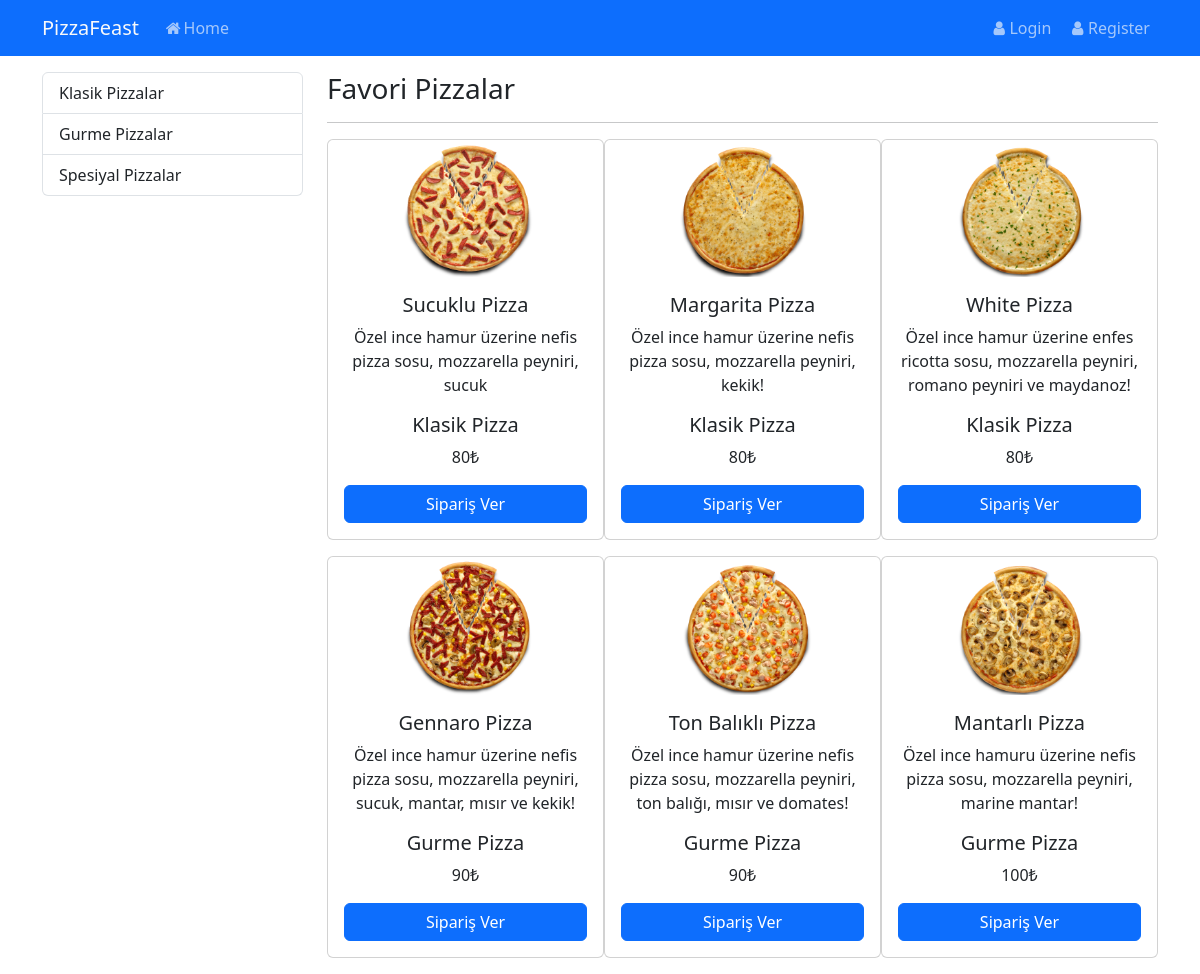
The app's page /pizza/ with its own data.
### pizza/models.py (models this page shows, shortened)
class Category(models.Model):
    name = models.CharField(max_length=100, unique=True)
    slug = models.SlugField(unique=True, db_index=True, editable=False)
    def __str__(self) -> str:
        return self.name

class Pizza(models.Model):
    name = models.CharField(max_length= 200, unique=True)
    description = models.TextField()
    price = models.PositiveIntegerField()
    category = models.ForeignKey(Category, on_delete=models.CASCADE, related_name='categories')
    favorite = models.BooleanField(default=False)
    image = models.ImageField(upload_to='Pizza')

### pizza/views.py (the view)
# urls.py: path("", views.Home, name='home'),
def Home(request):
    data = {
        'categories': Category.objects.all(),
        'pizza': Pizza.objects.filter(favorite=True)
    }
    return render(request, "pizza/index.html", data)

### pizza/templates/pizza/index.html (shortened to what this page needs)
{% extends 'base.html' %}
{% load static %}
{% block content2 %}
<div class="col-9">
    <h3>Favori Pizzalar</h3>
    <hr>
    <div class="row g-0">
        {% for p in pizza %}
                <div class="col-md-4">
                    {% include 'partials/_card.html' %}
                </div>
        {% endfor %}
    </div>
</div>
{% endblock %}

### templates/base.html (shortened to what this page needs)
{% load static %}
<!DOCTYPE html>
<html lang="en">
<head>
    <link href="{% static 'css/bootstrap.min.css' %}"
    rel="stylesheet"
>
    <link rel="stylesheet" href="https://cdnjs.cloudflare.com/ajax/libs/font-awesome/4.7.0/css/font-awesome.min.css">
</head>
<body>
    {% include 'partials/_navbar.html' %}
    <div class="container mt-3" >
        <div class="row">
           <div class="col-3">
            <div class="list-group">
                {% for category in categories %}
                    {% if category.name == selected_category %}
                        <a href=" /pizza/{{ category }} " class="list-group-item list-group-item-action active">
                            {{ category.name|title }} Pizzalar
                        </a>
                    {% else %}
                        <a href=" /pizza/{{ category }} " class="list-group-item list-group-item-action">
                            {{ category.name|title }} Pizzalar
                        </a>
                    {% endif %}
                {% endfor %}
              </div>
           </div>
           {% block content2 %} {% endblock %}
        </div>
    </div>
</body>
</html>

### pizza/templates/partials/_navbar.html (shortened to what this page needs)
<nav class="navbar navbar-expand-lg bg-primary" data-bs-theme="dark">
    <div class="container">
      <a class="navbar-brand" href="{% url 'home' %}">PizzaFeast</a>
      <div class="collapse navbar-collapse" id="navbarColor02">
        <ul class="navbar-nav me-auto mb-2 mb-lg-0">
          {% if user.is_authenticated %}
          <li class="nav-item">
            <a class="nav-link " href="{% url 'home' %} "><i class="fa fa-fw fa-home"></i>Home</a>
          </li>
          <li class="nav-item">
            <a class="nav-link" href="{% url 'order'%}">Sipariş Ver</a>
          </li>
          {% else %}
          <li class="nav-item">
            <a class="nav-link " href="{% url 'home' %} "><i class="fa fa-fw fa-home"></i>Home</a>
          </li>
          {% endif %}
        </ul>
        <ul class="navbar-nav ms-auto ">
          {% if user.is_authenticated %}
          <li class="nav-item">
            <a class="nav-link" href=" {% url 'card_info' %} ">Kart Bilgilerim</a>
            </li>
          <li class="nav-item">
            <a class="nav-link" href="{% url 'order_list'%}">Siparişlerim</a>
          </li>
            <li class="nav-item">
              <a class="nav-link" href="{% url 'logout'%}"><i class="fa fa-fw fa-user"></i>Logout</a>
            </li>
          {% else %}
            <li class="nav-item">
              <a class="nav-link" href="{% url 'login' %}"><i class="fa fa-fw fa-user"></i>Login</a>
            </li>
            <li class="nav-item">
              <a class="nav-link" href="{% url 'register' %}"><i class="fa fa-fw fa-user"></i>Register</a>
            </li>
          {% endif %}
          </ul>
      </div>
    </div>
  </nav>

### pizza/templates/partials/_card.html
{% load static %}
<div class="card mb-3">
    <img src="{{p.image.url}}" class="card-img-top car" alt="{{p.name}}">
    <div class="card-body">
    <h5 class="card-title text-center">{{ p.name }}</h5>
    <p class="card-text text-center">{{p.description|safe}}</p>
    <h5 class="card-text text-center">{{ p.category.name|title }} Pizza</h5>
    <p class="card-text text-center">{{ p.price }}₺</p>
    <a href=" {% url 'order' %} " class="btn btn-primary" style="display: flow-root;">Sipariş Ver</a>
    </div>
</div>

### records on screen
Category: name "Klasik"
Category: name "Gurme"
Category: name "Spesiyal"
Pizza: image (picture), name "Sucuklu Pizza", description "Özel ince hamur üzerine nefis pizza sosu, mozzarella peyniri, sucuk", category.name "Klasik", price "80"
Pizza: image (picture), name "Margarita Pizza", description "Özel ince hamur üzerine nefis pizza sosu, mozzarella peyniri, kekik!", category.name "Klasik", price "80"
Pizza: image (picture), name "White Pizza", description "Özel ince hamur üzerine enfes ricotta sosu, mozzarella peyniri, romano peyniri ve maydanoz!", category.name "Klasik", price "80"
Pizza: image (picture), name "Gennaro Pizza", description "Özel ince hamur üzerine nefis pizza sosu, mozzarella peyniri, sucuk, mantar, mısır ve kekik!", category.name "Gurme", price "90"
Pizza: image (picture), name "Ton Balıklı Pizza", description "Özel ince hamur üzerine nefis pizza sosu, mozzarella peyniri, ton balığı, mısır ve domates!", category.name "Gurme", price "90"
Pizza: image (picture), name "Mantarlı Pizza", description "Özel ince hamuru üzerine nefis pizza sosu, mozzarella peyniri, marine mantar!", category.name "Gurme", price "100"
